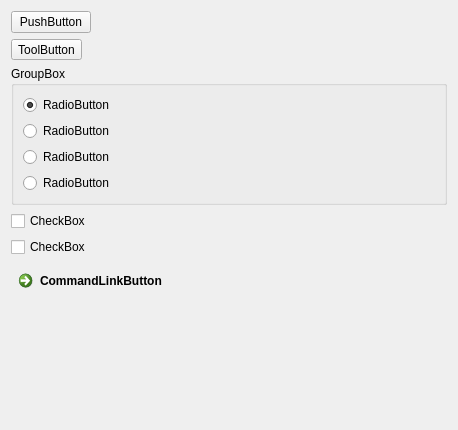
<?xml version="1.0" encoding="UTF-8"?>
<ui version="4.0">
 <class>Form</class>
 <widget class="QWidget" name="Form">
  <property name="geometry">
   <rect>
    <x>0</x>
    <y>0</y>
    <width>458</width>
    <height>430</height>
   </rect>
  </property>
  <property name="windowTitle">
   <string>Button</string>
  </property>
  <layout class="QVBoxLayout" name="verticalLayout_2">
   <item>
    <layout class="QHBoxLayout" name="horizontalLayout">
     <item>
      <widget class="QPushButton" name="pushButton">
       <property name="text">
        <string>PushButton</string>
       </property>
      </widget>
     </item>
     <item>
      <spacer name="horizontalSpacer">
       <property name="orientation">
        <enum>Qt::Horizontal</enum>
       </property>
       <property name="sizeHint" stdset="0">
        <size>
         <width>40</width>
         <height>20</height>
        </size>
       </property>
      </spacer>
     </item>
    </layout>
   </item>
   <item>
    <widget class="QToolButton" name="toolButton">
     <property name="text">
      <string>ToolButton</string>
     </property>
    </widget>
   </item>
   <item>
    <widget class="QGroupBox" name="groupBox">
     <property name="title">
      <string>GroupBox</string>
     </property>
     <layout class="QVBoxLayout" name="verticalLayout">
      <item>
       <widget class="QRadioButton" name="radioButton">
        <property name="text">
         <string>RadioButton</string>
        </property>
        <property name="checked">
         <bool>true</bool>
        </property>
       </widget>
      </item>
      <item>
       <widget class="QRadioButton" name="radioButton_2">
        <property name="text">
         <string>RadioButton</string>
        </property>
       </widget>
      </item>
      <item>
       <widget class="QRadioButton" name="radioButton_3">
        <property name="text">
         <string>RadioButton</string>
        </property>
       </widget>
      </item>
      <item>
       <widget class="QRadioButton" name="radioButton_4">
        <property name="text">
         <string>RadioButton</string>
        </property>
       </widget>
      </item>
     </layout>
    </widget>
   </item>
   <item>
    <widget class="QCheckBox" name="checkBox">
     <property name="text">
      <string>CheckBox</string>
     </property>
    </widget>
   </item>
   <item>
    <widget class="QCheckBox" name="checkBox_2">
     <property name="text">
      <string>CheckBox</string>
     </property>
    </widget>
   </item>
   <item>
    <widget class="QCommandLinkButton" name="commandLinkButton">
     <property name="text">
      <string>CommandLinkButton</string>
     </property>
    </widget>
   </item>
   <item>
    <widget class="QLabel" name="label">
     <property name="text">
      <string/>
     </property>
     <property name="pixmap">
      <pixmap resource="button.qrc">:/images/dmz.png</pixmap>
     </property>
     <property name="scaledContents">
      <bool>false</bool>
     </property>
     <property name="alignment">
      <set>Qt::AlignCenter</set>
     </property>
    </widget>
   </item>
   <item>
    <widget class="QLabel" name="label_2">
     <property name="text">
      <string/>
     </property>
     <property name="pixmap">
      <pixmap>dmz.png</pixmap>
     </property>
    </widget>
   </item>
   <item>
    <spacer name="verticalSpacer">
     <property name="orientation">
      <enum>Qt::Vertical</enum>
     </property>
     <property name="sizeHint" stdset="0">
      <size>
       <width>20</width>
       <height>134</height>
      </size>
     </property>
    </spacer>
   </item>
  </layout>
 </widget>
 <resources/>
 <connections/>
</ui>
